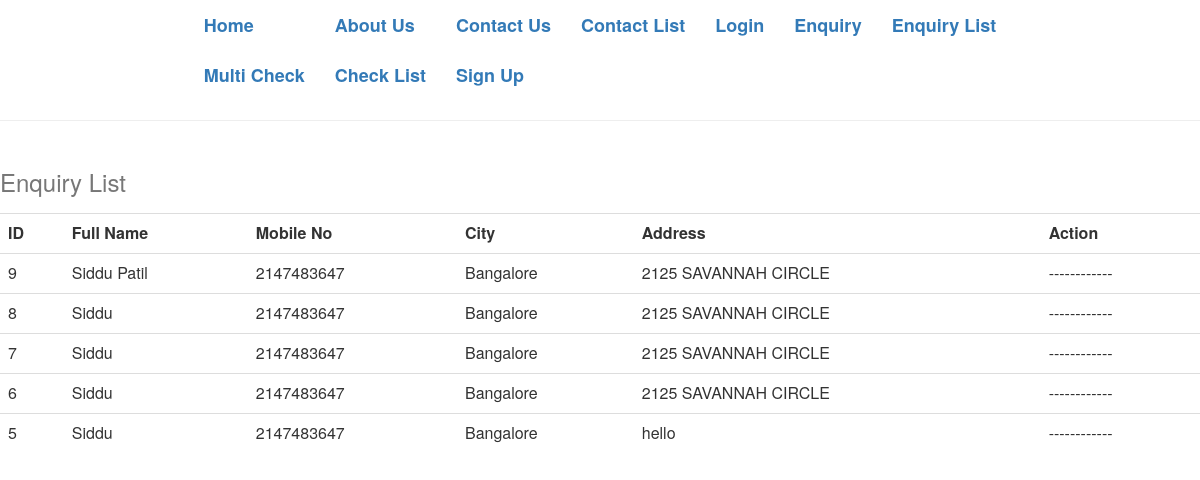
The app's page /enquirylist.php with its own data.
### tables this page shows
CREATE TABLE `enquiry` (
  `id` int(10) NOT NULL,
  `name` varchar(100) NOT NULL,
  `mobile` int(10) NOT NULL,
  `city` varchar(100) NOT NULL,
  `address` varchar(100) NOT NULL
);

### enquirylist.php (the view)
<?php
	include("header.php");
?>
    <table align="center" class="table" cellpadding="0">
        <caption><h3>Enquiry List</h3></caption>
    <tr >
        <th>ID</th>
        <th>Full Name</th>
        <th>Mobile No</th>
        <th>City</th>
        <th>Address</th>
        <th>Action</th>
    </tr>
    <?php
        $obj = mysqli_connect("localhost","root","","phpmysql");
        $sql = "select * from enquiry order by id desc";
        $result = mysqli_query($obj,$sql);
        while($row = mysqli_fetch_object($result))
        {
            echo "<tr>";
            echo "<td scope='row'> $row->id </td>";
            echo "<td> $row->name </td>";
            echo "<td> $row->mobile </td>";
            echo "<td> $row->city </td>";
            echo "<td> $row->address </td>";
            echo "<td> ------------</td>";
            echo "</tr>";
        }
    ?>
    </table>
<?php
	include("footer.php");
?>

### header.php
<html>
<head>
<link rel="stylesheet" href="dist/css/bootstrap.css">
</head>
	<body>
		<table cellpadding="10" align="center">
			<tr>
				<th><a href="home.php" class="navbar-brand">Home</a></th>
				<th><a href="about.php" class="navbar-brand">About Us</a></th>
				<th><a href="contact.php" class="navbar-brand">Contact Us</a></th>
				<th><a href="contactlist.php" class="navbar-brand">Contact List</a></th>
				<th><a href="login.php" class="navbar-brand">Login</a></th>
				<th><a href="enquiry.php" class="navbar-brand">Enquiry</a></th>
				<th><a href="enquirylist.php" class="navbar-brand">Enquiry List</a></th>
			</tr>
			<tr>
				<th><a href="checkbox.php" class="navbar-brand">Multi Check</a></th>
				<th><a href="checklist.php" class="navbar-brand">Check List</a></th>
				<th><a href="myuser.php" class="navbar-brand">Sign Up</a></th>
			</tr>
		</table>
		<hr color="red" size="5">

### footer.php
	</body>
</html>

### records on screen
enquiry: id "9", name "Siddu Patil", mobile "2147483647", city "Bangalore", address "2125 SAVANNAH CIRCLE"
enquiry: id "8", name "Siddu", mobile "2147483647", city "Bangalore", address "2125 SAVANNAH CIRCLE"
enquiry: id "7", name "Siddu", mobile "2147483647", city "Bangalore", address "2125 SAVANNAH CIRCLE"
enquiry: id "6", name "Siddu", mobile "2147483647", city "Bangalore", address "2125 SAVANNAH CIRCLE"
enquiry: id "5", name "Siddu", mobile "2147483647", city "Bangalore", address "hello"
